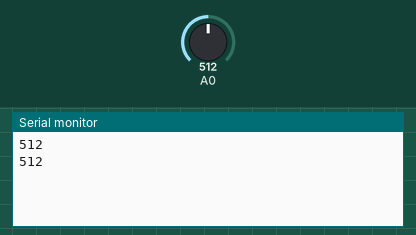
A sketch run on a simulated Arduino Uno, built with avr-gcc and run on an emulated ATmega328P. Shown: the last lines printed to the serial monitor. The test bench sets the inputs (shaded band); at power-on: A0 = 512.

Above: at 1.8 s.
1.9 s: A0 set to 716
At 2.8 s:
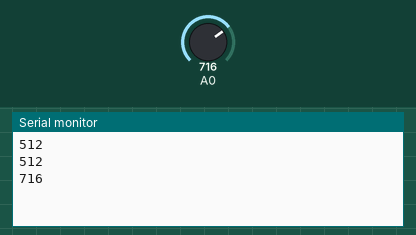
3.4 s: A0 set to 900
At 4.8 s:
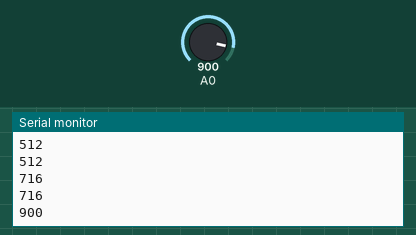
Timing chart, 0 to 6.4 s (numbered marks = the images above; inputs shaded):
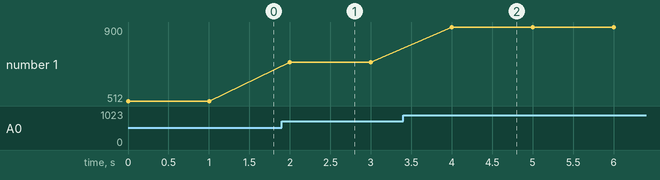

The sketch:

sensor_read.ino
```cpp
void setup() {
    Serial.begin(74880);
}

void loop() {
    short sensor_data = analogRead(A0);
    Serial.println(sensor_data);
    delay(1000);
}
```

Measured:
- after the input at 1.9 s, the serial monitor: prints a new line after 0.10 s (image 1)
- after the input at 3.4 s, the serial monitor: prints a new line after 0.60 s (image 2)
- plotted number 1: 512 → 716 after the input at 1.9 s, 716 → 900 after the input at 3.4 s
